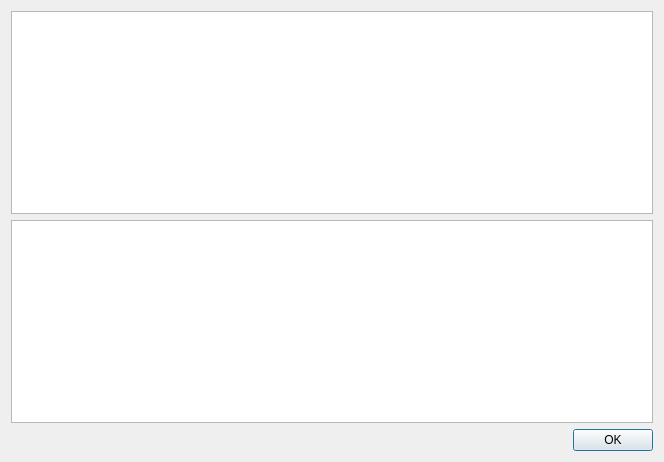
<?xml version="1.0" encoding="UTF-8"?>
<ui version="4.0">
 <class>Dialog</class>
 <widget class="QDialog" name="Dialog">
  <property name="geometry">
   <rect>
    <x>0</x>
    <y>0</y>
    <width>664</width>
    <height>462</height>
   </rect>
  </property>
  <property name="windowTitle">
   <string>Details of job</string>
  </property>
  <property name="windowIcon">
   <iconset resource="../../../../resources/images.qrc">
    <normaloff>:/images/view.png</normaloff>:/images/view.png</iconset>
  </property>
  <layout class="QGridLayout" name="gridLayout">
   <item row="0" column="0">
    <widget class="QPlainTextEdit" name="log">
     <property name="undoRedoEnabled">
      <bool>false</bool>
     </property>
     <property name="lineWrapMode">
      <enum>QPlainTextEdit::NoWrap</enum>
     </property>
     <property name="readOnly">
      <bool>true</bool>
     </property>
    </widget>
   </item>
   <item row="2" column="0">
    <widget class="QDialogButtonBox" name="buttonBox">
     <property name="standardButtons">
      <set>QDialogButtonBox::Ok</set>
     </property>
    </widget>
   </item>
   <item row="1" column="0">
    <widget class="QTextBrowser" name="tb"/>
   </item>
  </layout>
 </widget>
 <resources>
  <include location="../../../../resources/images.qrc"/>
 </resources>
 <connections>
  <connection>
   <sender>buttonBox</sender>
   <signal>accepted()</signal>
   <receiver>Dialog</receiver>
   <slot>accept()</slot>
   <hints>
    <hint type="sourcelabel">
     <x>617</x>
     <y>442</y>
    </hint>
    <hint type="destinationlabel">
     <x>206</x>
     <y>-5</y>
    </hint>
   </hints>
  </connection>
 </connections>
</ui>
